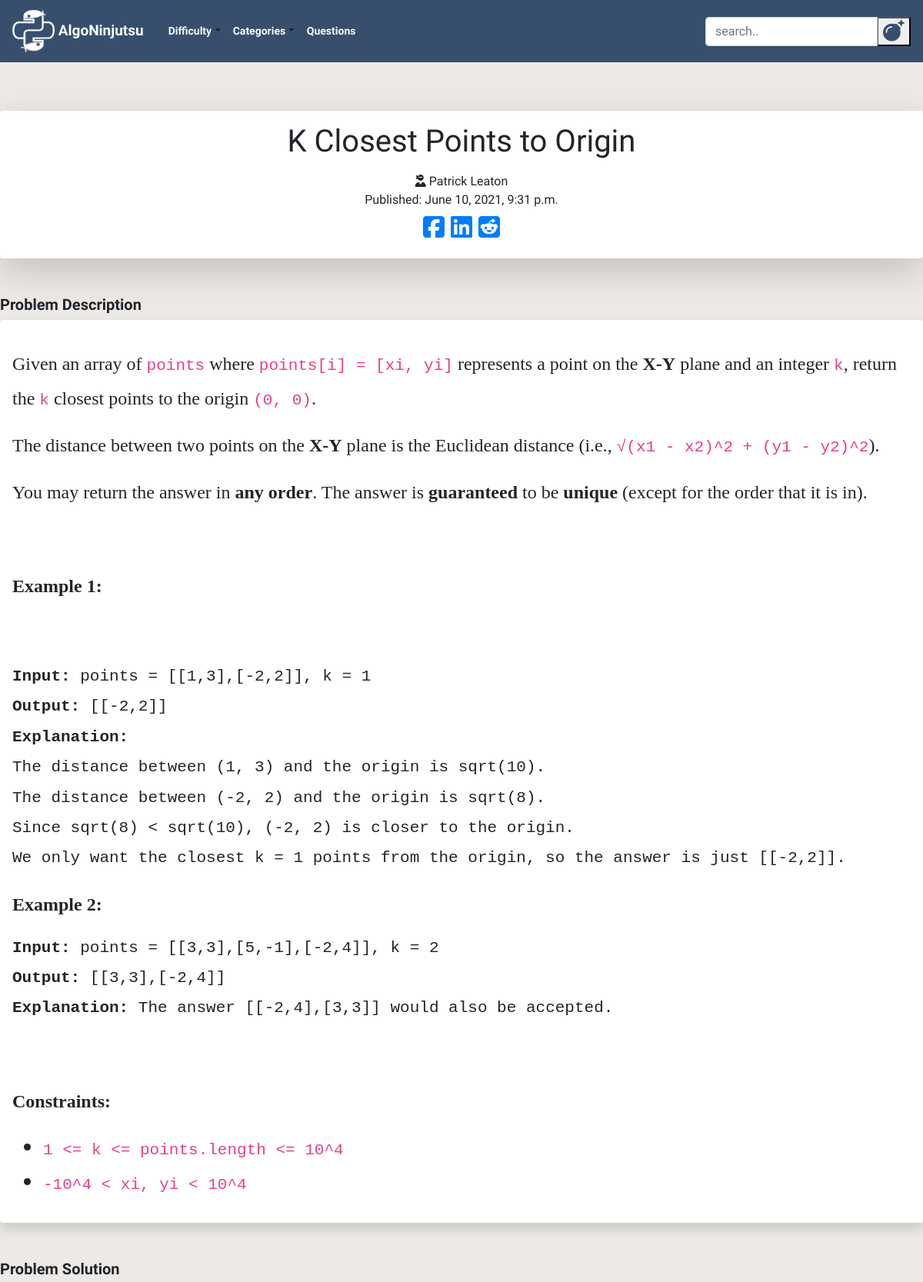
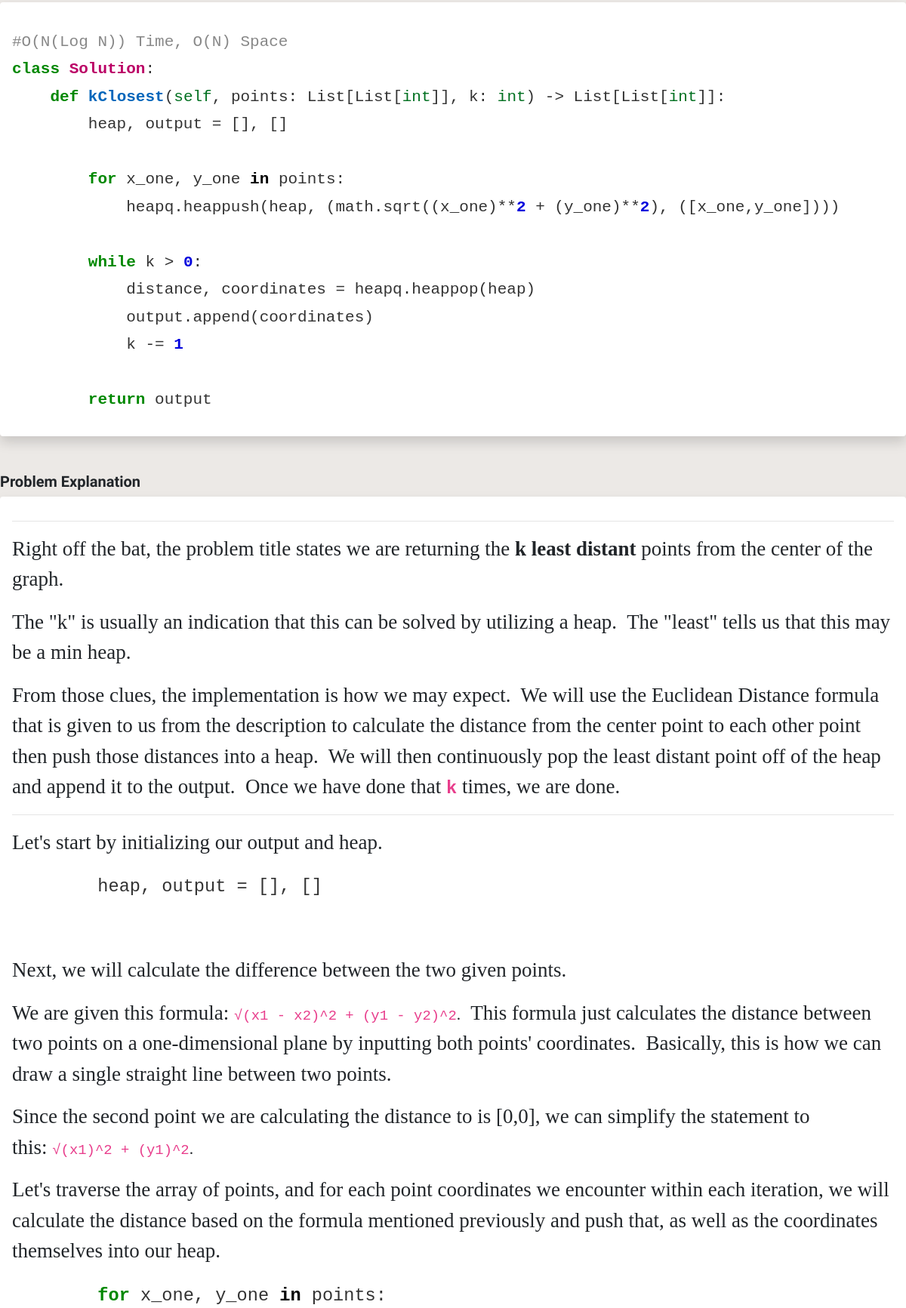
The app's page /post/181/ (upper part) with its own data (2 pictures, top to bottom).
### blog/models.py (models this page shows, shortened)
class Post(models.Model):
    author = models.TextField()
    title = RichTextField()
    category = models.TextField(choices = CATEGORY_CHOICES, default = 'arrays')
    alt_category = models.TextField(choices = CATEGORY_CHOICES, blank=True, null = True)
    difficulty = models.TextField(choices = DIFFICULTY_CHOICES, default = 'easy')
    description = RichTextField()
    text = RichTextField()
    explanation = RichTextField()
    additional_notes = RichTextField(blank=True, null = True)
    published_date = models.DateTimeField(blank=True, null=True)

### blog/views.py (the view)
# urls.py: path('post/<int:pk>/', views.PostDetailView.as_view(), name='post_detail'),
class PostDetailView(DetailView):
    model = Post

### blog/static/templates/blog/post_detail.html (shortened to what this page needs)
{% extends 'blog/base.html' %}
{% block content %}
<div class="pops col-md-12">
  <div class="detail_title shadow-lg p-3 mb-5 bg-white rounded">
    <div align="center">
      <h1 class="posttitle">{{post.title|safe}}</h1>
      <i class="fas fa-user-ninja"></i>
      {{post.author}}
    </div>
    {% if post.published_date %}
    <div class="date postdate">
      Published: {{ post.published_date }}
    </div>
    {% else %}
    <a class="btn btn-default" href="{% url 'post_publish' pk=post.pk%}">Publish</a>
    {% endif %}
    <div class="fa-2x social_links" align="center">
      <a href="https://www.facebook.com/sharer/sharer.php?u={{request.build_absolute_uri}}">
        <i class="fab fa-facebook-square"></i>
      </a>
        <a href="https://www.linkedin.com/shareArticle?mini=true&url={{request.build_absolute_uri}}&title=AlgoNinjutsu&summary=Check%20out%20this%20article%20from%20Gaijin%20Gaming%20&source={{request.build_absolute_uri}}">
        <i class="fab fa-linkedin"></i>
      </a>
      <a href="http://www.reddit.com/submit?url={{request.build_absolute_uri}}&title=Check%20out%20this%20article%20from%20AlgoNinjutsu">
        <i class="fab fa-reddit-square"></i>
      </a>
     </div>
  </div>
<h5><b>Problem Description</b></h5>
  <div class="postdescription shadow p-3 mb-5 bg-white rounded">
      <p>{{ post.description|safe}}</p>
  </div>
<h5><b>Problem Solution</b></h5>
  <div class="posttext shadow p-3 mb-5 bg-white rounded">
      <p>{{ post.text|safe}}</p>
  </div>
<h5><b>Problem Explanation</b></h5>
<div class="postexplanation shadow p-3 mb-5 bg-white rounded">
    <p>{{ post.explanation|safe}}</p>
</div>
  </div>
  {% endblock %}

### blog/static/css/blog.css (style rules this page uses)
body { font-family: 'Special Elite', cursive; background: #ECE9E6; background: -webkit-linear-gradient(to bottom, #FFFFFF, #ECE9E6); overflow-x: hidden; max-width: 100%; }
.postdate { text-align: center; }
.posttext { font-family: Calibri; font-size: 2vmin !important; }
.postdescription { font-family: Calibri; font-size: 2.5vmin !important; }
.postexplanation { font-family: Calibri; font-size: 2.25vmin !important; }

### records on screen
Post: title "K Closest Points to Origin", author "Patrick Leaton", published_date "June 10, 2021, 9:31 p.m.", description "Given an array of points where points[i] = [xi, yi] represents a point on the X-Y plane and an integer k , return the k closest points to the origin (0, 0) . The distance between two points on the X-Y plane is the Euclidean distance (i.e., √(x1 - x2)^2 + (y1 - y2)^2 ). You may return the answer in any order . The answer is guaranteed to be unique (except for the order that it is in). Example 1: Input: points = [[1,3],[-2,2]], k = 1 Output: [[-2,2]] Explanation: The distance between (1, 3) and the origin is sqrt(10). The distance between (-2, 2) and the origin is sqrt(8). Since sqrt(8) < sqrt(10), (-2, 2) is closer to the origin. We only want the closest k = 1 points from the origin, so the…", text "#O(N(Log N)) Time, O(N) Space class Solution : def kClosest ( self , points: List[List[ int ]], k: int ) -> List[List[ int ]]: heap, output = [], [] for x_one, y_one in points: heapq.heappush(heap, (math.sqrt((x_one)** 2 + (y_one)** 2 ), ([x_one,y_one]))) while k > 0 : distance, coordinates = heapq.heappop(heap) output.append(coordinates) k -= 1 return output", explanation "Right off the bat, the problem title states we are returning the k least distant points from the center of the graph. The \"k\" is usually an indication that this can be solved by utilizing a heap. The \"least\" tells us that this may be a min heap. From those clues, the implementation is how we may expect. We will use the Euclidean Distance formula that is given to us from the description to calculate the distance from the center point to each other point then push those distances into a heap. We will then continuously pop the least distant point off of the heap and append it to the output. Once we have done that k times, we are done. Let's start by initializing our output and heap. heap,…"
